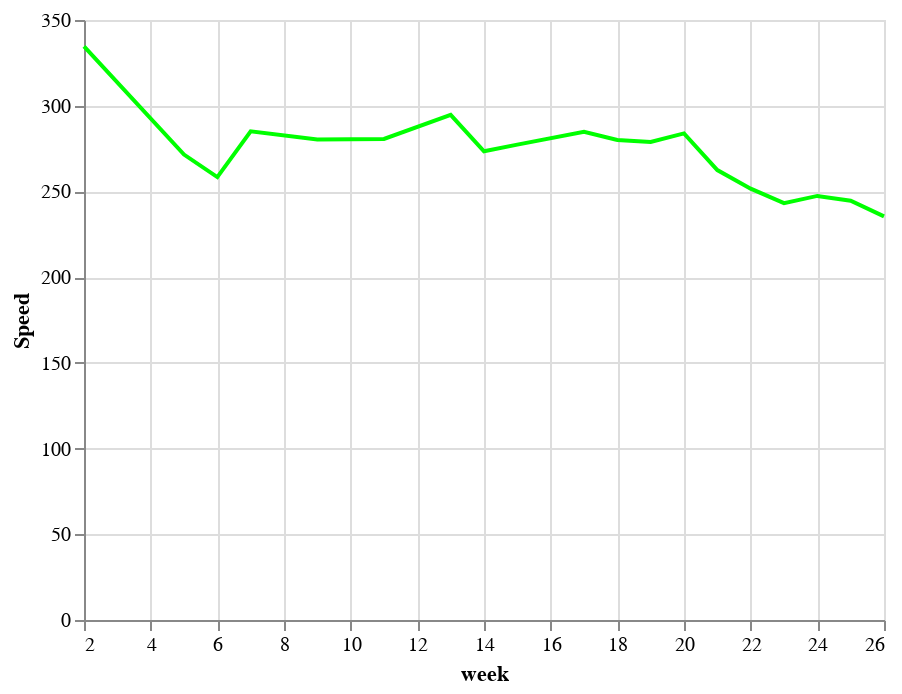

Notebook code for this chart:
### Code cell
alt.Chart(df).mark_line(color="lime").encode(
    alt.X("week"),
    alt.Y("average(seconds_per_km)", title="Speed")
    
)

### Figure 1 — Vega-Lite specification as saved in the notebook (floating-point values rounded to 4 significant figures)
{"$schema": "https://vega.github.io/schema/vega-lite/v4.8.1.json", "config": {"view": {"continuousHeight": 300, "continuousWidth": 400}}, "data": {"name": "data-31c7fd9393a38aac112a5c8ac5ad6139"}, "datasets": {"data-31c7fd9393a38aac112a5c8ac5ad6139": [{"Unnamed: 0": 182, "avgPace(/meter)": 0.3787, "calories(kcal)": 71, "date": "2022-01-10 20:39", "day_of_week": "Monday", "distance(m)": 1191, "distance_rounded": 1, "maxPace(/meter)": 7.246, "minPace(/meter)": 0.2501, "seconds_per_km": 380.4, "speed_per_km": "06:20.35", "sportTime(s)": 453, "startTime": "2022-01-10T13:39:17+00:00", "type": 1, "week": 2}, {"Unnamed: 0": 178, "avgPace(/meter)": 0.2878, "calories(kcal)": 60, "date": "2022-01-13 16:23", "day_of_week": "Thursday", "distance(m)": 1004, "distance_rounded": 1, "maxPace(/meter)": 2.342, "minPace(/meter)": 0.1982, "seconds_per_km": 288.8, "speed_per_km": "04:48.84", "sportTime(s)": 290, "startTime": "2022-01-13T09:23:16+00:00", "type": 1, "week": 2}, {"Unnamed: 0": 176, "avgPace(/meter)": 0.2637, "calories(kcal)": 39, "date": "2022-02-03 17:41", "day_of_week": "Thursday", "distance(m)": 1001, "distance_rounded": 1, "maxPace(/meter)": 0.609, "minPace(/meter)": 0.1993, "seconds_per_km": 264.7, "speed_per_km": "04:24.74", "sportTime(s)": 265, "startTime": "2022-02-03T10:41:12+00:00", "type": 1, "week": 5}, {"Unnamed: 0": 172, "avgPace(/meter)": 0.2803, "calories(kcal)": 50, "date": "2022-02-05 18:46", "day_of_week": "Saturday", "distance(m)": 1006, "distance_rounded": 1, "maxPace(/meter)": 0.6911, "minPace(/meter)": 0.229, "seconds_per_km": 281.3, "speed_per_km": "04:41.31", "sportTime(s)": 283, "startTime": "2022-02-05T11:46:47+00:00", "type": 1, "week": 5}, {"Unnamed: 0": 169, "avgPace(/meter)": 0.2675, "calories(kcal)": 34, "date": "2022-02-06 18:36", "day_of_week": "Sunday", "distance(m)": 1013, "distance_rounded": 1, "maxPace(/meter)": 0.6361, "minPace(/meter)": 0.2325, "seconds_per_km": 268.5, "speed_per_km": "04:28.51", "sportTime(s)": 272, "startTime": "2022-02-06T11:36:48+00:00", "type": 1, "week": 5}, {"Unnamed: 0": 166, "avgPace(/meter)": 0.26, "calories(kcal)": 39, "date": "2022-02-11 18:49", "day_of_week": "Friday", "distance(m)": 1004, "distance_rounded": 1, "maxPace(/meter)": 0.788, "minPace(/meter)": 0.198, "seconds_per_km": 262.9, "speed_per_km": "04:22.95", "sportTime(s)": 264, "startTime": "2022-02-11T11:49:54+00:00", "type": 1, "week": 6}, {"Unnamed: 0": 163, "avgPace(/meter)": 0.2552, "calories(kcal)": 44, "date": "2022-02-12 18:25", "day_of_week": "Saturday", "distance(m)": 1011, "distance_rounded": 1, "maxPace(/meter)": 0.5571, "minPace(/meter)": 0.1928, "seconds_per_km": 256.2, "speed_per_km": "04:16.18", "sportTime(s)": 259, "startTime": "2022-02-12T11:25:02+00:00", "type": 1, "week": 6}, {"Unnamed: 0": 161, "avgPace(/meter)": 0.255, "calories(kcal)": 37, "date": "2022-02-13 18:09", "day_of_week": "Sunday", "distance(m)": 1000, "distance_rounded": 1, "maxPace(/meter)": 0.576, "minPace(/meter)": 0.194, "seconds_per_km": 256, "speed_per_km": "04:16.00", "sportTime(s)": 256, "startTime": "2022-02-13T11:09:12+00:00", "type": 1, "week": 6}, {"Unnamed: 0": 157, "avgPace(/meter)": 0.2854, "calories(kcal)": 43, "date": "2022-02-14 18:50", "day_of_week": "Monday", "distance(m)": 1002, "distance_rounded": 1, "maxPace(/meter)": 0.7446, "minPace(/meter)": 0.2587, "seconds_per_km": 286.4, "speed_per_km": "04:46.43", "sportTime(s)": 287, "startTime": "2022-02-14T11:50:09+00:00", "type": 1, "week": 7}, {"Unnamed: 0": 155, "avgPace(/meter)": 0.2827, "calories(kcal)": 60, "date": "2022-02-16 18:12", "day_of_week": "Wednesday", "distance(m)": 1001, "distance_rounded": 1, "maxPace(/meter)": 2.165, "minPace(/meter)": 0.1834, "seconds_per_km": 283.7, "speed_per_km": "04:43.72", "sportTime(s)": 284, "startTime": "2022-02-16T11:12:40+00:00", "type": 1, "week": 7}, {"Unnamed: 0": 152, "avgPace(/meter)": 0.2793, "calories(kcal)": 55, "date": "2022-03-05 07:10", "day_of_week": "Saturday", "distance(m)": 1006, "distance_rounded": 1, "maxPace(/meter)": 0.6154, "minPace(/meter)": 0.2083, "seconds_per_km": 280.3, "speed_per_km": "04:40.32", "sportTime(s)": 282, "startTime": "2022-03-05T00:10:22+00:00", "type": 1, "week": 9}, {"Unnamed: 0": 150, "avgPace(/meter)": 0.2796, "calories(kcal)": 47, "date": "2022-03-18 18:26", "day_of_week": "Friday", "distance(m)": 1005, "distance_rounded": 1, "maxPace(/meter)": 0.8749, "minPace(/meter)": 0.2372, "seconds_per_km": 280.6, "speed_per_km": "04:40.60", "sportTime(s)": 282, "startTime": "2022-03-18T11:26:11+00:00", "type": 1, "week": 11}, {"Unnamed: 0": 146, "avgPace(/meter)": 0.2964, "calories(kcal)": 57, "date": "2022-03-28 18:45", "day_of_week": "Monday", "distance(m)": 1046, "distance_rounded": 1, "maxPace(/meter)": 0.639, "minPace(/meter)": 0.2149, "seconds_per_km": 297.3, "speed_per_km": "04:57.32", "sportTime(s)": 311, "startTime": "2022-03-28T11:45:13+00:00", "type": 1, "week": 13}, {"Unnamed: 0": 144, "avgPace(/meter)": 0.3011, "calories(kcal)": 57, "date": "2022-03-29 19:02", "day_of_week": "Tuesday", "distance(m)": 1003, "distance_rounded": 1, "maxPace(/meter)": 0.6835, "minPace(/meter)": 0.2301, "seconds_per_km": 302.1, "speed_per_km": "05:2.09", "sportTime(s)": 303, "startTime": "2022-03-29T12:02:25+00:00", "type": 1, "week": 13}, {"Unnamed: 0": 142, "avgPace(/meter)": 0.2837, "calories(kcal)": 49, "date": "2022-03-30 18:52", "day_of_week": "Wednesday", "distance(m)": 1001, "distance_rounded": 1, "maxPace(/meter)": 0.4753, "minPace(/meter)": 0.1658, "seconds_per_km": 284.7, "speed_per_km": "04:44.72", "sportTime(s)": 285, "startTime": "2022-03-30T11:52:16+00:00", "type": 1, "week": 13}, {"Unnamed: 0": 140, "avgPace(/meter)": 0.27, "calories(kcal)": 48, "date": "2022-04-04 17:57", "day_of_week": "Monday", "distance(m)": 1000, "distance_rounded": 1, "maxPace(/meter)": 0.7117, "minPace(/meter)": 0.2248, "seconds_per_km": 271, "speed_per_km": "04:31.00", "sportTime(s)": 271, "startTime": "2022-04-04T10:57:56+00:00", "type": 1, "week": 14}, {"Unnamed: 0": 137, "avgPace(/meter)": 0.273, "calories(kcal)": 51, "date": "2022-04-08 18:39", "day_of_week": "Friday", "distance(m)": 1000, "distance_rounded": 1, "maxPace(/meter)": 0.6707, "minPace(/meter)": 0.2315, "seconds_per_km": 274, "speed_per_km": "04:34.00", "sportTime(s)": 274, "startTime": "2022-04-08T11:39:28+00:00", "type": 1, "week": 14}, {"Unnamed: 0": 134, "avgPace(/meter)": 0.2744, "calories(kcal)": 45, "date": "2022-04-10 18:41", "day_of_week": "Sunday", "distance(m)": 1006, "distance_rounded": 1, "maxPace(/meter)": 0.6873, "minPace(/meter)": 0.2137, "seconds_per_km": 275.3, "speed_per_km": "04:35.35", "sportTime(s)": 277, "startTime": "2022-04-10T11:41:58+00:00", "type": 1, "week": 14}, {"Unnamed: 0": 131, "avgPace(/meter)": 0.277, "calories(kcal)": 44, "date": "2022-04-13 17:48", "day_of_week": "Wednesday", "distance(m)": 1000, "distance_rounded": 1, "maxPace(/meter)": 0.7634, "minPace(/meter)": 0.2038, "seconds_per_km": 278, "speed_per_km": "04:38.00", "sportTime(s)": 278, "startTime": "2022-04-13T10:48:11+00:00", "type": 1, "week": 15}, {"Unnamed: 0": 128, "avgPace(/meter)": 0.2756, "calories(kcal)": 39, "date": "2022-04-15 16:54", "day_of_week": "Friday", "distance(m)": 1005, "distance_rounded": 1, "maxPace(/meter)": 0.7968, "minPace(/meter)": 0.244, "seconds_per_km": 276.6, "speed_per_km": "04:36.62", "sportTime(s)": 278, "startTime": "2022-04-15T09:54:21+00:00", "type": 1, "week": 15}, {"Unnamed: 0": 125, "avgPace(/meter)": 0.2939, "calories(kcal)": 62, "date": "2022-04-26 18:40", "day_of_week": "Tuesday", "distance(m)": 1201, "distance_rounded": 1, "maxPace(/meter)": 1.115, "minPace(/meter)": 0.1997, "seconds_per_km": 294.8, "speed_per_km": "04:54.75", "sportTime(s)": 354, "startTime": "2022-04-26T11:40:21+00:00", "type": 1, "week": 17}, {"Unnamed: 0": 123, "avgPace(/meter)": 0.2685, "calories(kcal)": 48, "date": "2022-04-27 18:31", "day_of_week": "Wednesday", "distance(m)": 1002, "distance_rounded": 1, "maxPace(/meter)": 0.6803, "minPace(/meter)": 0.2187, "seconds_per_km": 269.5, "speed_per_km": "04:29.46", "sportTime(s)": 270, "startTime": "2022-04-27T11:31:56+00:00", "type": 1, "week": 17}, {"Unnamed: 0": 121, "avgPace(/meter)": 0.2774, "calories(kcal)": 50, "date": "2022-04-28 17:37", "day_of_week": "Thursday", "distance(m)": 1002, "distance_rounded": 1, "maxPace(/meter)": 0.8052, "minPace(/meter)": 0.221, "seconds_per_km": 278.4, "speed_per_km": "04:38.44", "sportTime(s)": 279, "startTime": "2022-04-28T10:37:51+00:00", "type": 1, "week": 17}, {"Unnamed: 0": 119, "avgPace(/meter)": 0.2974, "calories(kcal)": 89, "date": "2022-04-29 18:01", "day_of_week": "Friday", "distance(m)": 1651, "distance_rounded": 1, "maxPace(/meter)": 1.217, "minPace(/meter)": 0.2073, "seconds_per_km": 299.8, "speed_per_km": "04:59.82", "sportTime(s)": 495, "startTime": "2022-04-29T11:01:29+00:00", "type": 1, "week": 17}, {"Unnamed: 0": 117, "avgPace(/meter)": 0.2803, "calories(kcal)": 41, "date": "2022-05-01 16:48", "day_of_week": "Sunday", "distance(m)": 1006, "distance_rounded": 1, "maxPace(/meter)": 0.8224, "minPace(/meter)": 0.2239, "seconds_per_km": 281.3, "speed_per_km": "04:41.31", "sportTime(s)": 283, "startTime": "2022-05-01T09:48:50+00:00", "type": 1, "week": 17}, {"Unnamed: 0": 112, "avgPace(/meter)": 0.2761, "calories(kcal)": 42, "date": "2022-05-04 18:52", "day_of_week": "Wednesday", "distance(m)": 1007, "distance_rounded": 1, "maxPace(/meter)": 0.6135, "minPace(/meter)": 0.2112, "seconds_per_km": 277.1, "speed_per_km": "04:37.06", "sportTime(s)": 279, "startTime": "2022-05-04T11:52:29+00:00", "type": 1, "week": 18}, {"Unnamed: 0": 110, "avgPace(/meter)": 0.291, "calories(kcal)": 52, "date": "2022-05-05 18:15", "day_of_week": "Thursday", "distance(m)": 1000, "distance_rounded": 1, "maxPace(/meter)": 0.7042, "minPace(/meter)": 0.216, "seconds_per_km": 292, "speed_per_km": "04:52.00", "sportTime(s)": 292, "startTime": "2022-05-05T11:15:38+00:00", "type": 1, "week": 18}, {"Unnamed: 0": 107, "avgPace(/meter)": 0.2712, "calories(kcal)": 47, "date": "2022-05-06 17:16", "day_of_week": "Friday", "distance(m)": 1003, "distance_rounded": 1, "maxPace(/meter)": 0.7022, "minPace(/meter)": 0.2276, "seconds_per_km": 272.2, "speed_per_km": "04:32.18", "sportTime(s)": 273, "startTime": "2022-05-06T10:16:48+00:00", "type": 1, "week": 18}, {"Unnamed: 0": 104, "avgPace(/meter)": 0.278, "calories(kcal)": 52, "date": "2022-05-07 16:47", "day_of_week": "Saturday", "distance(m)": 1040, "distance_rounded": 1, "maxPace(/meter)": 212, "minPace(/meter)": 0.2129, "seconds_per_km": 278.8, "speed_per_km": "04:38.85", "sportTime(s)": 290, "startTime": "2022-05-07T09:47:30+00:00", "type": 1, "week": 18}, {"Unnamed: 0": 102, "avgPace(/meter)": 0.279, "calories(kcal)": 56, "date": "2022-05-08 18:24", "day_of_week": "Sunday", "distance(m)": 1026, "distance_rounded": 1, "maxPace(/meter)": 225, "minPace(/meter)": 0.2221, "seconds_per_km": 279.7, "speed_per_km": "04:39.73", "sportTime(s)": 287, "startTime": "2022-05-08T11:24:19+00:00", "type": 1, "week": 18}, {"Unnamed: 0": 99, "avgPace(/meter)": 0.278, "calories(kcal)": 59, "date": "2022-05-12 18:36", "day_of_week": "Thursday", "distance(m)": 1007, "distance_rounded": 1, "maxPace(/meter)": 178, "minPace(/meter)": 0.1781, "seconds_per_km": 279.0, "speed_per_km": "04:39.05", "sportTime(s)": 281, "startTime": "2022-05-12T11:36:50+00:00", "type": 1, "week": 19}, {"Unnamed: 0": 96, "avgPace(/meter)": 0.283, "calories(kcal)": 55, "date": "2022-05-13 18:36", "day_of_week": "Friday", "distance(m)": 1024, "distance_rounded": 1, "maxPace(/meter)": 201, "minPace(/meter)": 0.2015, "seconds_per_km": 284.2, "speed_per_km": "04:44.18", "sportTime(s)": 291, "startTime": "2022-05-13T11:36:23+00:00", "type": 1, "week": 19}, {"Unnamed: 0": 92, "avgPace(/meter)": 0.273, "calories(kcal)": 51, "date": "2022-05-15 18:36", "day_of_week": "Sunday", "distance(m)": 1028, "distance_rounded": 1, "maxPace(/meter)": 197, "minPace(/meter)": 0.1974, "seconds_per_km": 273.3, "speed_per_km": "04:33.35", "sportTime(s)": 281, "startTime": "2022-05-15T11:36:24+00:00", "type": 1, "week": 19}, {"Unnamed: 0": 89, "avgPace(/meter)": 0.288, "calories(kcal)": 63, "date": "2022-05-16 18:31", "day_of_week": "Monday", "distance(m)": 1046, "distance_rounded": 1, "maxPace(/meter)": 210, "minPace(/meter)": 0.2106, "seconds_per_km": 288.7, "speed_per_km": "04:48.72", "sportTime(s)": 302, "startTime": "2022-05-16T11:31:34+00:00", "type": 1, "week": 20}, {"Unnamed: 0": 86, "avgPace(/meter)": 0.293, "calories(kcal)": 63, "date": "2022-05-17 18:15", "day_of_week": "Tuesday", "distance(m)": 1049, "distance_rounded": 1, "maxPace(/meter)": 237, "minPace(/meter)": 0.2227, "seconds_per_km": 293.6, "speed_per_km": "04:53.61", "sportTime(s)": 308, "startTime": "2022-05-17T11:15:00+00:00", "type": 1, "week": 20}, {"Unnamed: 0": 82, "avgPace(/meter)": 0.2841, "calories(kcal)": 50.03, "date": "2022-05-21 20:48", "day_of_week": "Saturday", "distance(m)": 1003, "distance_rounded": 1, "maxPace(/meter)": 0.6219, "minPace(/meter)": 0.2232, "seconds_per_km": 286.1, "speed_per_km": "04:46.14", "sportTime(s)": 287, "startTime": "2022-05-21T13:48:24+00:00", "type": 1, "week": 20}, {"Unnamed: 0": 79, "avgPace(/meter)": 0.265, "calories(kcal)": 44.08, "date": "2022-05-22 17:22", "day_of_week": "Sunday", "distance(m)": 1000, "distance_rounded": 1, "maxPace(/meter)": 0.815, "minPace(/meter)": 0.2136, "seconds_per_km": 267, "speed_per_km": "04:27.00", "sportTime(s)": 267, "startTime": "2022-05-22T10:22:47+00:00", "type": 1, "week": 20}, {"Unnamed: 0": 76, "avgPace(/meter)": 0.265, "calories(kcal)": 50.33, "date": "2022-05-23 18:46", "day_of_week": "Monday", "distance(m)": 1000, "distance_rounded": 1, "maxPace(/meter)": 0.668, "minPace(/meter)": 0.2187, "seconds_per_km": 267, "speed_per_km": "04:27.00", "sportTime(s)": 267, "startTime": "2022-05-23T11:46:59+00:00", "type": 1, "week": 21}, {"Unnamed: 0": 73, "avgPace(/meter)": 0.2647, "calories(kcal)": 44.15, "date": "2022-05-24 18:54", "day_of_week": "Tuesday", "distance(m)": 1001, "distance_rounded": 1, "maxPace(/meter)": 0.9251, "minPace(/meter)": 0.2227, "seconds_per_km": 266.7, "speed_per_km": "04:26.73", "sportTime(s)": 267, "startTime": "2022-05-24T11:54:01+00:00", "type": 1, "week": 21}, {"Unnamed: 0": 70, "avgPace(/meter)": 0.2353, "calories(kcal)": 40.81, "date": "2022-05-25 17:56", "day_of_week": "Wednesday", "distance(m)": 1003, "distance_rounded": 1, "maxPace(/meter)": 0.9066, "minPace(/meter)": 0.1197, "seconds_per_km": 240.3, "speed_per_km": "04:0.28", "sportTime(s)": 241, "startTime": "2022-05-25T10:56:04+00:00", "type": 1, "week": 21}, {"Unnamed: 0": 67, "avgPace(/meter)": 0.2622, "calories(kcal)": 53.12, "date": "2022-05-26 17:17", "day_of_week": "Thursday", "distance(m)": 1003, "distance_rounded": 1, "maxPace(/meter)": 0.558, "minPace(/meter)": 0.1968, "seconds_per_km": 264.2, "speed_per_km": "04:24.21", "sportTime(s)": 265, "startTime": "2022-05-26T10:17:38+00:00", "type": 1, "week": 21}, {"Unnamed: 0": 64, "avgPace(/meter)": 0.2742, "calories(kcal)": 43.04, "date": "2022-05-27 18:35", "day_of_week": "Friday", "distance(m)": 1003, "distance_rounded": 1, "maxPace(/meter)": 0.757, "minPace(/meter)": 0.2449, "seconds_per_km": 276.2, "speed_per_km": "04:36.17", "sportTime(s)": 277, "startTime": "2022-05-27T11:35:19+00:00", "type": 1, "week": 21}, {"Unnamed: 0": 61, "avgPace(/meter)": 0.2677, "calories(kcal)": 51.33, "date": "2022-05-28 17:39", "day_of_week": "Saturday", "distance(m)": 1005, "distance_rounded": 1, "maxPace(/meter)": 0.6452, "minPace(/meter)": 0.2224, "seconds_per_km": 269.7, "speed_per_km": "04:29.65", "sportTime(s)": 271, "startTime": "2022-05-28T10:39:29+00:00", "type": 1, "week": 21}, {"Unnamed: 0": 58, "avgPace(/meter)": 0.251, "calories(kcal)": 41, "date": "2022-05-29 18:19", "day_of_week": "Sunday", "distance(m)": 1000, "distance_rounded": 1, "maxPace(/meter)": 0.4274, "minPace(/meter)": 0.1839, "seconds_per_km": 253, "speed_per_km": "04:13.00", "sportTime(s)": 253, "startTime": "2022-05-29T11:19:12+00:00", "type": 1, "week": 21}, {"Unnamed: 0": 55, "avgPace(/meter)": 0.25, "calories(kcal)": 48.92, "date": "2022-05-30 18:55", "day_of_week": "Monday", "distance(m)": 1004, "distance_rounded": 1, "maxPace(/meter)": 0.4058, "minPace(/meter)": 0.1746, "seconds_per_km": 252.0, "speed_per_km": "04:11.99", "sportTime(s)": 253, "startTime": "2022-05-30T11:55:16+00:00", "type": 1, "week": 22}, {"Unnamed: 0": 52, "avgPace(/meter)": 0.2575, "calories(kcal)": 49.91, "date": "2022-05-31 18:42", "day_of_week": "Tuesday", "distance(m)": 1006, "distance_rounded": 1, "maxPace(/meter)": 0.5513, "minPace(/meter)": 0.203, "seconds_per_km": 259.4, "speed_per_km": "04:19.44", "sportTime(s)": 261, "startTime": "2022-05-31T11:42:33+00:00", "type": 1, "week": 22}, {"Unnamed: 0": 49, "avgPace(/meter)": 0.2483, "calories(kcal)": 45.2, "date": "2022-06-03 18:03", "day_of_week": "Friday", "distance(m)": 1003, "distance_rounded": 1, "maxPace(/meter)": 0.8258, "minPace(/meter)": 0.1627, "seconds_per_km": 250.2, "speed_per_km": "04:10.25", "sportTime(s)": 251, "startTime": "2022-06-03T11:03:24+00:00", "type": 1, "week": 22}, {"Unnamed: 0": 46, "avgPace(/meter)": 0.2428, "calories(kcal)": 51.81, "date": "2022-06-04 18:38", "day_of_week": "Saturday", "distance(m)": 1001, "distance_rounded": 1, "maxPace(/meter)": 0.5981, "minPace(/meter)": 0.2102, "seconds_per_km": 244.8, "speed_per_km": "04:4.76", "sportTime(s)": 245, "startTime": "2022-06-04T11:38:21+00:00", "type": 1, "week": 22}, {"Unnamed: 0": 43, "avgPace(/meter)": 0.2348, "calories(kcal)": 30.82, "date": "2022-06-11 17:38", "day_of_week": "Saturday", "distance(m)": 1001, "distance_rounded": 1, "maxPace(/meter)": 0.5176, "minPace(/meter)": 0.1971, "seconds_per_km": 236.8, "speed_per_km": "03:56.76", "sportTime(s)": 237, "startTime": "2022-06-11T10:38:27+00:00", "type": 1, "week": 23}, {"Unnamed: 0": 39, "avgPace(/meter)": 0.2475, "calories(kcal)": 51.79, "date": "2022-06-12 17:47", "day_of_week": "Sunday", "distance(m)": 1006, "distance_rounded": 1, "maxPace(/meter)": 0.6472, "minPace(/meter)": 0.2005, "seconds_per_km": 249.5, "speed_per_km": "04:9.50", "sportTime(s)": 251, "startTime": "2022-06-12T10:47:29+00:00", "type": 1, "week": 23}, {"Unnamed: 0": 36, "avgPace(/meter)": 0.2562, "calories(kcal)": 56.05, "date": "2022-06-14 19:03", "day_of_week": "Tuesday", "distance(m)": 1003, "distance_rounded": 1, "maxPace(/meter)": 0.5627, "minPace(/meter)": 0.1935, "seconds_per_km": 258.2, "speed_per_km": "04:18.23", "sportTime(s)": 259, "startTime": "2022-06-14T12:03:23+00:00", "type": 1, "week": 24}, {"Unnamed: 0": 32, "avgPace(/meter)": 0.2443, "calories(kcal)": 47.92, "date": "2022-06-15 18:46", "day_of_week": "Wednesday", "distance(m)": 1011, "distance_rounded": 1, "maxPace(/meter)": 0.5219, "minPace(/meter)": 0.1885, "seconds_per_km": 246.3, "speed_per_km": "04:6.29", "sportTime(s)": 249, "startTime": "2022-06-15T11:46:25+00:00", "type": 1, "week": 24}, {"Unnamed: 0": 27, "avgPace(/meter)": 0.2405, "calories(kcal)": 33.65, "date": "2022-06-16 18:03", "day_of_week": "Thursday", "distance(m)": 1002, "distance_rounded": 1, "maxPace(/meter)": 0.5764, "minPace(/meter)": 0.1971, "seconds_per_km": 242.5, "speed_per_km": "04:2.51", "sportTime(s)": 243, "startTime": "2022-06-16T11:03:28+00:00", "type": 1, "week": 24}, {"Unnamed: 0": 23, "avgPace(/meter)": 0.2405, "calories(kcal)": 48.66, "date": "2022-06-17 18:03", "day_of_week": "Friday", "distance(m)": 1002, "distance_rounded": 1, "maxPace(/meter)": 0.4713, "minPace(/meter)": 0.1802, "seconds_per_km": 242.5, "speed_per_km": "04:2.51", "sportTime(s)": 243, "startTime": "2022-06-17T11:03:58+00:00", "type": 1, "week": 24}, {"Unnamed: 0": 18, "avgPace(/meter)": 0.2428, "calories(kcal)": 45, "date": "2022-06-21 19:23", "day_of_week": "Tuesday", "distance(m)": 1009, "distance_rounded": 1, "maxPace(/meter)": 0.5322, "minPace(/meter)": 0.1881, "seconds_per_km": 244.8, "speed_per_km": "04:4.80", "sportTime(s)": 247, "startTime": "2022-06-21T12:23:33+00:00", "type": 1, "week": 25}, {"Unnamed: 0": 15, "avgPace(/meter)": 0.2423, "calories(kcal)": 49.76, "date": "2022-06-23 18:16", "day_of_week": "Thursday", "distance(m)": 1003, "distance_rounded": 1, "maxPace(/meter)": 0.627, "minPace(/meter)": 0.1883, "seconds_per_km": 244.3, "speed_per_km": "04:4.27", "sportTime(s)": 245, "startTime": "2022-06-23T11:16:47+00:00", "type": 1, "week": 25}, {"Unnamed: 0": 10, "avgPace(/meter)": 0.2365, "calories(kcal)": 48.67, "date": "2022-06-27 18:45", "day_of_week": "Monday", "distance(m)": 1002, "distance_rounded": 1, "maxPace(/meter)": 0.6246, "minPace(/meter)": 0.1815, "seconds_per_km": 238.5, "speed_per_km": "03:58.52", "sportTime(s)": 239, "startTime": "2022-06-27T11:45:38+00:00", "type": 1, "week": 26}, {"Unnamed: 0": 7, "avgPace(/meter)": 0.2323, "calories(kcal)": 39.65, "date": "2022-06-28 18:07", "day_of_week": "Tuesday", "distance(m)": 1003, "distance_rounded": 1, "maxPace(/meter)": 0.4755, "minPace(/meter)": 0.1836, "seconds_per_km": 234.3, "speed_per_km": "03:54.30", "sportTime(s)": 235, "startTime": "2022-06-28T11:07:21+00:00", "type": 1, "week": 26}, {"Unnamed: 0": 4, "avgPace(/meter)": 0.2283, "calories(kcal)": 33.62, "date": "2022-06-29 19:02", "day_of_week": "Wednesday", "distance(m)": 1003, "distance_rounded": 1, "maxPace(/meter)": 0.5453, "minPace(/meter)": 0.1936, "seconds_per_km": 230.3, "speed_per_km": "03:50.31", "sportTime(s)": 231, "startTime": "2022-06-29T12:02:34+00:00", "type": 1, "week": 26}, {"Unnamed: 0": 1, "avgPace(/meter)": 0.2368, "calories(kcal)": 36.82, "date": "2022-06-30 19:31", "day_of_week": "Thursday", "distance(m)": 1001, "distance_rounded": 1, "maxPace(/meter)": 0.6545, "minPace(/meter)": 0.1648, "seconds_per_km": 238.8, "speed_per_km": "03:58.76", "sportTime(s)": 239, "startTime": "2022-06-30T12:31:18+00:00", "type": 1, "week": 26}]}, "encoding": {"x": {"field": "week", "type": "quantitative"}, "y": {"aggregate": "average", "field": "seconds_per_km", "title": "Speed", "type": "quantitative"}}, "mark": {"color": "lime", "type": "line"}}
